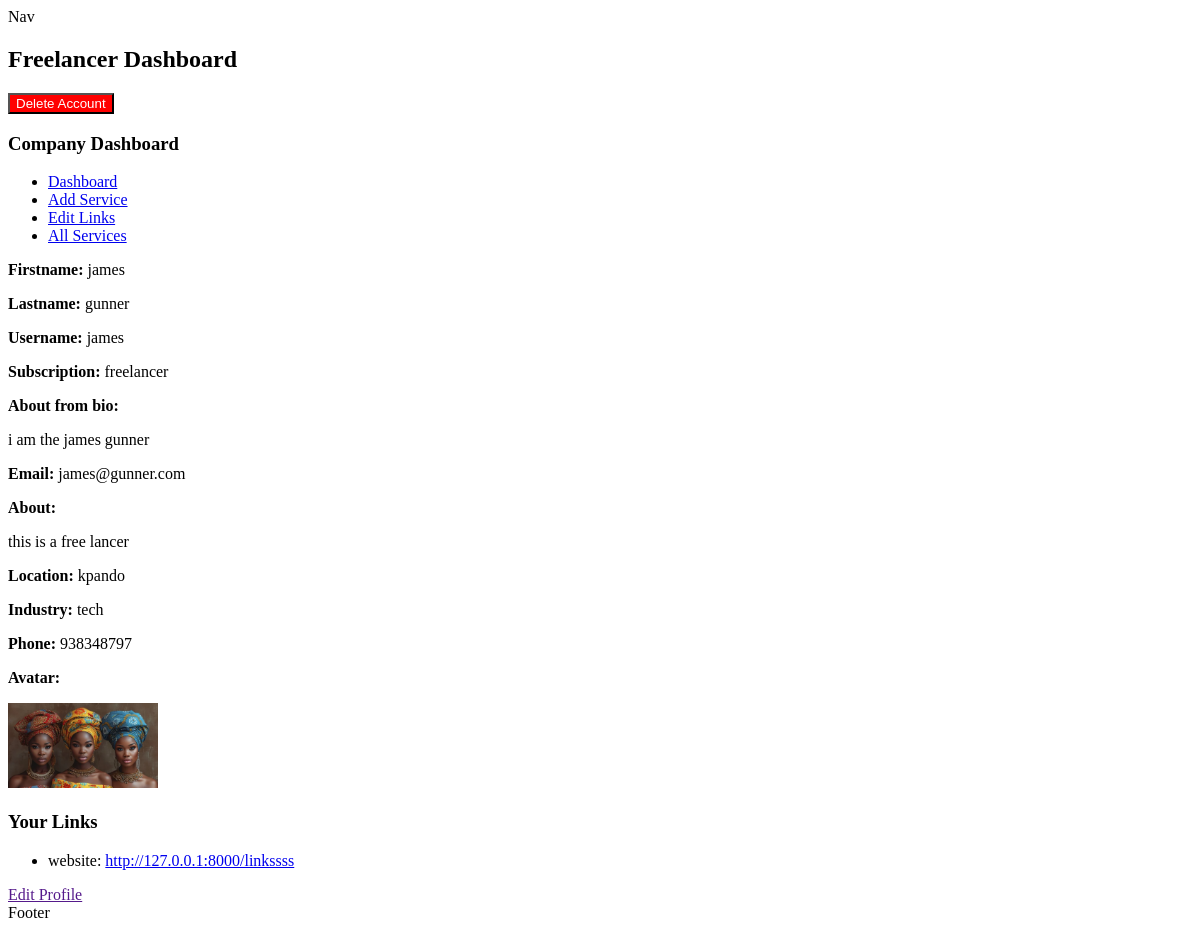
The page /freelancer_dashboard/ (signed in) on the database as committed earlier.
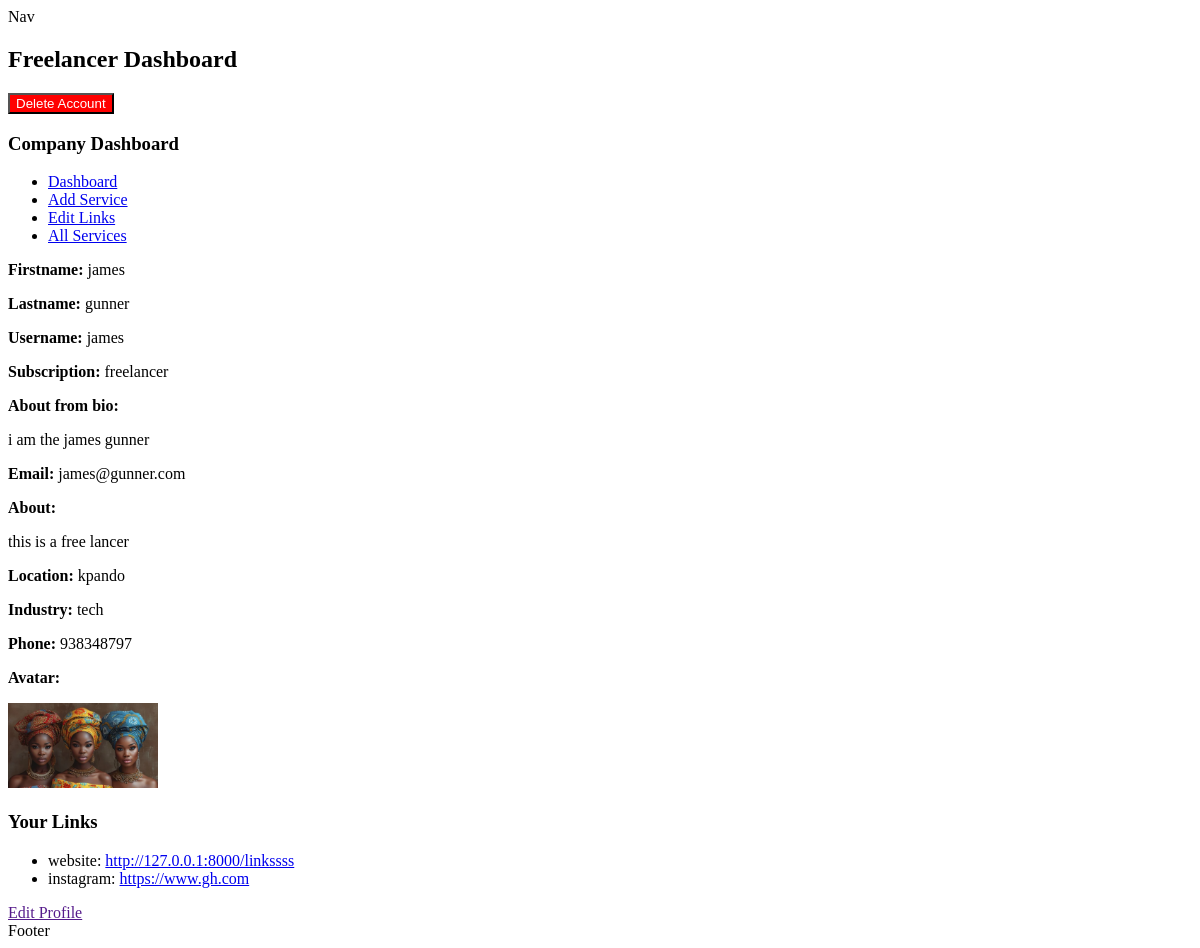
The same page on the database as committed later.
### app_main/models/links.py (models this page shows, shortened)
class Links(models.Model):
    PLATFORM_CHOICES = [
        ("website", "Website"),
        ("linkedin", "LinkedIn"),
        ("x", "X"),
        ("instagram", "Instagram"),
        ("facebook", "Facebook"),
        ("github", "Github"),
    ]
    user = models.ForeignKey(User, on_delete=models.CASCADE, related_name="links")
    platform = models.CharField(max_length=50, choices=PLATFORM_CHOICES)
    address = models.URLField()
    created_at = models.DateTimeField(auto_now_add=True)

### app_main/views/freelancer_views.py (the view)
# urls.py: path("freelancer_dashboard/", freelancer_dashboard, name="freelancer_dashboard"),
@login_required
def freelancer_dashboard(request):
    freelancer = None
    try:
        freelancer = request.user.freelancer  # 👈 no .first()
    except:
        freelancer = None
    links = request.user.links.all()
    return render(request, 'freelancer/freelancer_dashboard.html', {
        'freelancer': freelancer,
        'links': links
    })

### app_main/templates/freelancer/freelancer_dashboard.html (shortened to what this page needs)
{% extends "layout.html" %} {% block content %}
<h2>Freelancer Dashboard</h2>
  <form
    method="POST"
    action="{% url 'app_users:delete_account' %}"
    onsubmit="
      return confirm(
        'Are you sure you want to delete your account? This cannot be undone.',
      );
    "
  >
    <button type="submit" style="color: white; background-color: red">
      Delete Account
    </button>
  </form>
  <aside>
  <h3>Company Dashboard</h3>
  <ul>
    <li><a href="{% url 'app_main:manage_services' %}">Dashboard</a></li>
    <li><a href="{% url 'app_main:service_index' %}">Add Service</a></li>
    <li><a href="{% url 'app_main:links_index' %}"> Edit Links</a></li>
    <li><a href="{% url 'app_main:all_services' %}">All Services</a></li>
  </ul>
</aside>
{% if freelancer %}
<div class="card">
  <p><strong>Firstname:</strong> {{ request.user.first_name }}</p>
  <p><strong>Lastname:</strong> {{ request.user.last_name }}</p>
  <p><strong>Username:</strong> {{ request.user.username }}</p>
  <p><strong>Subscription:</strong> {{ request.user.user_type }}</p>
  <p><strong>About from bio:</strong> {{ request.user.about|safe }}</p>
  <p><strong>Email:</strong> {{ request.user.email }}</p>
  <p><strong>About:</strong> {{ freelancer.freelancer_about|safe }}</p>
  <p><strong>Location:</strong> {{ freelancer.freelancer_location }}</p>
  <p><strong>Industry:</strong> {{ freelancer.freelancer_industry }}</p>
  <p><strong>Phone:</strong> {{ freelancer.freelancer_phone }}</p>
  <p><strong>Avatar:</strong></p>
  <img src="{{ request.user.avatar.url }}" alt="User Avatar" width="150" />
</div>
{% else %}
<p>You have not completed your freelancer profile yet.</p>
{% endif %}
<h3>Your Links</h3>
{% if links %}
<ul>
  {% for link in links %}
  <li>
    {{ link.platform }}:
    <a href="{{ link.address }}">{{ link.address }}</a>
  </li>
  {% endfor %}
</ul>
{% else %}
<p>No links added yet.</p>
{% endif %}
<a href="">Edit Profile</a>
{% endblock content %}

Rows that differ between the two databases and show on the page:
added Links: platform "instagram", address "https://www.gh.com"
